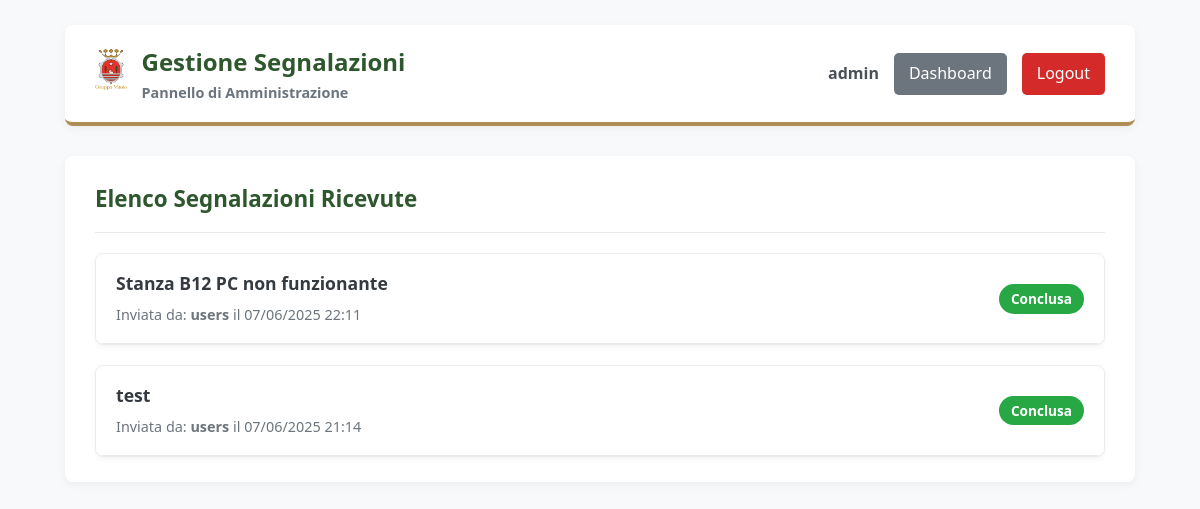
Screenshot of /gestione_segnalazione.php (signed in) with the database file from the repository.
### tables this page shows
CREATE TABLE IF NOT EXISTS `segnalazioni` (
  `id_segnalazione` int(11) NOT NULL AUTO_INCREMENT,
  `id_utente_segnalante` int(11) DEFAULT NULL,
  `nome_utente_segnalante` varchar(150) NOT NULL,
  `data_invio` timestamp NOT NULL DEFAULT current_timestamp(),
  `titolo` varchar(255) NOT NULL,
  `descrizione` text NOT NULL,
  `area_competenza` varchar(100) NOT NULL,
  `stato` varchar(50) NOT NULL DEFAULT 'Inviata',
  `letto_admin` tinyint(1) NOT NULL DEFAULT 0,
  `note_interne` text DEFAULT NULL,
  `data_ultima_modifica` timestamp NOT NULL DEFAULT current_timestamp() ON UPDATE current_timestamp(),
  `messaggio_admin` text DEFAULT NULL,
  `risposta_utente` text DEFAULT NULL,
  PRIMARY KEY (`id_segnalazione`),
  KEY `idx_id_utente_segnalante` (`id_utente_segnalante`),
  CONSTRAINT `fk_segnalazioni_utenti` FOREIGN KEY (`id_utente_segnalante`) REFERENCES `utenti` (`id`) ON DELETE SET NULL ON UPDATE CASCADE
);

### gestione_segnalazione.php (the view, shortened to what this page needs)
<?php
require_once __DIR__.'/includes/db_config.php';
$username_display = htmlspecialchars($_SESSION['username'] ?? 'N/A');
$conn = new mysqli($db_host, $db_user, $db_pass, $db_name);
$segnalazioni = [];
$db_error_message = null;
if ($conn->connect_error) {
    $db_error_message = "Impossibile connettersi al database.";
} else {
    $sql = "SELECT id_segnalazione, nome_utente_segnalante, data_invio, titolo, descrizione, area_competenza, stato, note_interne
            FROM segnalazioni
            ORDER BY
                CASE stato
                    WHEN 'Inviata' THEN 1
                    WHEN 'In Lavorazione' THEN 2
                    WHEN 'In Attesa di Risposta' THEN 3
                    WHEN 'Conclusa' THEN 4
                    ELSE 5
                END,
                data_invio DESC";
    $result = $conn->query($sql);
    if ($result) {
        $segnalazioni = $result->fetch_all(MYSQLI_ASSOC);
    } else {
        $db_error_message = "Errore nel caricamento delle segnalazioni.";
    }
}
?>
<!DOCTYPE html>
<html lang="it">
<head>
</head>
<body>
    <div class="module-page-container">
        <header class="page-header">
            <div class="header-branding">
                <a href="dashboard.php"><img src="assets/logo.png" alt="Logo Gruppo Vitolo" class="logo"></a>
                <div class="header-titles">
                    <h1>Gestione Segnalazioni</h1>
                    <h2>Pannello di Amministrazione</h2>
                </div>
            </div>
            <div class="user-session-controls">
                <span><strong><?php echo $username_display; ?></strong></span>
                <a href="dashboard.php" class="nav-link-button">Dashboard</a>
                <a href="logout.php" class="logout-button">Logout</a>
            </div>
        </header>
        <main class="module-content">
            <div class="app-section-header">
                <h2>Elenco Segnalazioni Ricevute</h2>
            </div>
            <div id="reports-list-container">
                <?php if ($db_error_message): ?>
                    <p style="color: red;"><?php echo $db_error_message; ?></p>
                <?php elseif (empty($segnalazioni)): ?>
                    <p style="text-align:center; padding: 30px; color: #6c757d; font-style: italic;">Nessuna segnalazione presente.</p>
                <?php else: ?>
                    <?php foreach ($segnalazioni as $s): ?>
                        <div class="report-record" id="report-record-<?php echo $s['id_segnalazione']; ?>">
                            <div class="report-summary">
                                <div class="report-summary-info">
                                    <h3><?php echo htmlspecialchars($s['titolo']); ?></h3>
                                    <span>Inviata da: <strong><?php echo htmlspecialchars($s['nome_utente_segnalante']); ?></strong> il <?php echo date('d/m/Y H:i', strtotime($s['data_invio'])); ?></span>
                                </div>
                                <div class="report-meta">
                                    <?php $status_class = strtolower(str_replace(' ', '-', $s['stato'])); ?>
                                    <span class="status-badge <?php echo $status_class; ?>"><?php echo htmlspecialchars($s['stato']); ?></span>
                                </div>
                            </div>
                            <div class="report-details">
                            </div>
                        </div>
                    <?php endforeach; ?>
                <?php endif; ?>
            </div>
        </main>
    </div>
</body>
</html>

### gestione_segnalazione.php (style rules this page uses)
html { box-sizing: border-box; }
*, *:before, *:after { box-sizing: inherit; }
body { background-color: #f8f9fa; color: #495057; font-family: 'Segoe UI', Tahoma, Geneva, Verdana, sans-serif; line-height: 1.6; margin: 0; padding: 0; }
.module-page-container { max-width: 1100px; margin: 25px auto; padding: 0 15px; }
.page-header { display: flex; justify-content: space-between; align-items: center; background-color: #ffffff; padding: 18px 30px; border-radius: 8px; box-shadow: 0 3px 10px rgba(0,0,0,0.05); border-bottom: 4px solid #B08D57; margin-bottom: 30px; }
.header-branding { display: flex; align-items: center; gap: 15px; }
.header-branding .logo { max-height: 45px; }
.header-titles h1 { font-size: 1.5em; color: #2E572E; margin: 0; }
.header-titles h2 { font-size: 0.9em; color: #6c757d; margin: 0; }
.user-session-controls { display: flex; align-items: center; gap: 15px; }
.nav-link-button, .logout-button { text-decoration: none; padding: 8px 15px; border-radius: 5px; color: white !important; font-weight: 500; transition: all 0.2s ease; border: none; cursor: pointer; }
.nav-link-button { background-color: #6c757d; }
.logout-button { background-color: #D42A2A; }
.module-content { background-color: #ffffff; padding: 25px 30px; border-radius: 8px; box-shadow: 0 3px 10px rgba(0,0,0,0.05); }
.app-section-header h2 { font-size: 1.4em; color: #2E572E; margin: 0; padding-bottom: 15px; border-bottom: 1px solid #e9ecef; }
.report-record { border: 1px solid #e9ecef; margin-top: 20px; border-radius: 8px; overflow: hidden; box-shadow: 0 2px 5px rgba(0,0,0,0.05); }
.report-summary { display: grid; grid-template-columns: 1fr auto; align-items: center; padding: 15px 20px; cursor: pointer; gap: 20px; }
.report-summary-info h3 { margin: 0 0 5px 0; color: #343a40; font-size: 1.1em; }
.report-summary-info span { font-size: 0.9em; color: #6c757d; }
.report-meta { display: flex; flex-direction: column; align-items: flex-end; gap: 5px; }
.report-details { max-height: 0; overflow: hidden; transition: max-height 0.4s ease-out, padding 0.4s ease-out; background-color: #fdfdfd; border-top: 1px solid #e9ecef; padding: 0 25px; }
.status-badge { padding: 4px 12px; border-radius: 15px; font-size: 0.85em; font-weight: bold; color: white; text-align: center; }
.status-badge.conclusa { background-color: #28a745; }

### rows the page displays
segnalazioni: titolo "Stanza B12 PC non funzionante", nome_utente_segnalante "users", data_invio "07/06/2025 22:11", stato "Conclusa"
segnalazioni: titolo "test", nome_utente_segnalante "users", data_invio "07/06/2025 21:14", stato "Conclusa"

### other values shown
$username_display "admin"
